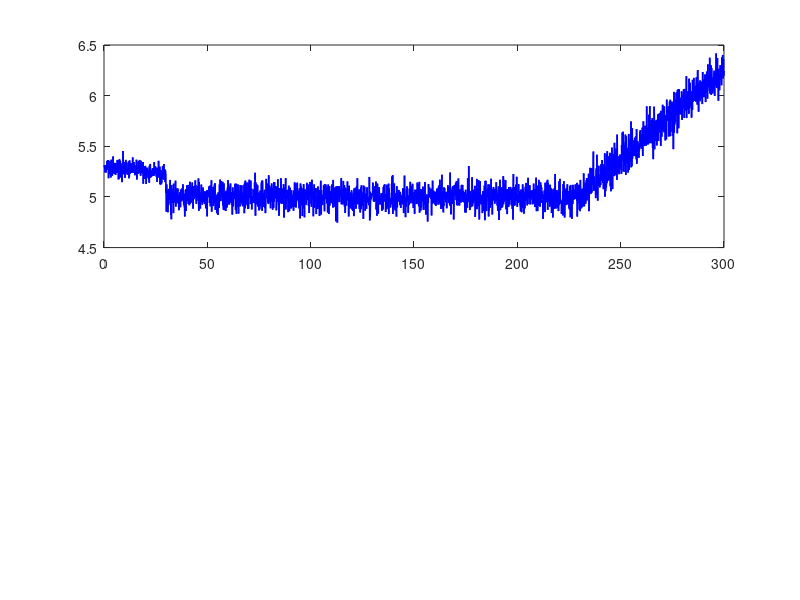

Recreate this plot in MATLAB. (Note: this script raises an error after producing the figure.)
%% PASO 2 (VERSIÓN FINAL CORREGIDA): DETECCIÓN DE FALLAS POR MÉTODO DE UMBRALES
% Sistema de Monitoreo IoT + Edge Computing
% Algoritmo: Rule-Based Detection (Пороговый метод)
% Estado: 0 = Normal, 1 = Alerta (degradación de corriente), 2 = Alarma (crítico)

clear; clc; close all;

%% Parámetros de simulación
t_total = 300;              
dt = 0.1;                   
dt_temp = 1;                
t = 0:dt:t_total;           
t_temp = 0:dt_temp:t_total; 

I_nom = 5.0;    
V_nom = 28.0;   
T_nom = 45.0;   

I_max = 1.5 * I_nom;    
I_min = 0.1 * I_nom;    
T_crit = 85.0;          

% Umbral de alerta para corriente: 20% por encima del valor nominal
I_alerta = I_nom * 1.20;  % 6.0 A

% Umbrales de temperatura
T_alerta = 65.0;           % Umbral de alerta térmica
T_crit = 85.0;             % Umbral de alarma térmica (crítico)

%% Generar datos de corriente (tres fases de la curva de bañera)
fase_I = 1:round(30/dt);
I_faseI = I_nom * 1.06 - 0.002 * t(fase_I) + 0.05 * randn(size(fase_I));

fase_II = (fase_I(end)+1):round(230/dt);
I_faseII = I_nom + 0.08 * randn(size(fase_II));

fase_III = (fase_II(end)+1):length(t);
I_faseIII = I_nom + 0.018 * (t(fase_III) - 230) + 0.1 * randn(size(fase_III));

I_total = [I_faseI, I_faseII, I_faseIII];
V_total = V_nom + 0.5 * randn(size(I_total));

%% Generar datos de temperatura (con falla térmica progresiva)
T_total = T_nom + 1.5 * randn(size(t_temp));
falla_inicio = find(t_temp > 250, 1);
if ~isempty(falla_inicio)
    T_total(falla_inicio:end) = T_total(falla_inicio:end) + 1.2 * (t_temp(falla_inicio:end) - 250);
end

%% === ALGORITMO DE DETECCIÓN POR UMBRALES ===
% Estado: 0 = Normal, 1 = Alerta (degradación temprana de corriente), 2 = Alarma (crítico)

estado = zeros(size(I_total));

for k = 1:length(I_total)
    % Buscar temperatura correspondiente
    [~, idx_temp] = min(abs(t_temp - t(k)));
    temp_actual = T_total(min(idx_temp, length(T_total)));
    
    % === VERIFICAR ALARMA PRIMERO (máxima prioridad) ===
    if I_total(k) > I_max || I_total(k) < I_min || temp_actual > T_crit
        estado(k) = 2;  % Alarma: falla crítica (eléctrica o térmica)
    
    % === VERIFICAR ALERTA (degradación temprana de corriente) ===
    elseif I_total(k) > I_alerta
        estado(k) = 1;  % Alerta: corriente elevada pero sin alcanzar umbral crítico
    
    % === NORMAL ===
    else
        estado(k) = 0;
    end
end

%% Encontrar momentos de detección
idx_alerta_corriente = find(I_total > I_alerta, 1);    % Primera alerta por corriente
idx_alarma_corriente = find(I_total > I_max, 1);       % Primera alarma por corriente
idx_alarma_temp = find(T_total > T_crit, 1);           % Primera alarma por temperatura
idx_alerta_temp = find(T_total > T_alerta, 1);         % Primera alerta por temperatura

%% === FIGURA 1: CORRIENTE + ESTADO ===
figure('Name', 'Detección de Fallas Eléctricas', 'NumberTitle', 'off');

% Subplot 1: Corriente con umbrales
subplot(2,1,1);
plot(t, I_total, 'b', 'LineWidth', 1.2); hold on;
yline(I_max, 'r--', 'I_{max} = 7.5 A (ALARMA)', 'LineWidth', 1.2);
yline(I_alerta, 'y--', 'I_{alerta} = 6.0 A (ALERTA)', 'LineWidth', 1.2);
yline(I_nom, 'g--', 'I_{nom} = 5 A', 'LineWidth', 0.8);

% Marcar puntos de ALERTA (estado 1)
puntos_alerta = estado == 1;
if any(puntos_alerta)
    plot(t(puntos_alerta), I_total(puntos_alerta), 'yo', 'MarkerSize', 4, 'MarkerFaceColor', 'y');
end

% Marcar puntos de ALARMA (estado 2)
puntos_alarma = estado == 2;
if any(puntos_alarma)
    plot(t(puntos_alarma), I_total(puntos_alarma), 'ro', 'MarkerSize', 6, 'LineWidth', 1.5);
end

xlabel('Tiempo (minutos)');
ylabel('Corriente (A)');
title('Detección de fallas eléctricas — Método de umbrales');
legend('Corriente', 'I_{max} (ALARMA)', 'I_{alerta} (ALERTA)', 'I_{nom}', ...
       'ALERTA', 'ALARMA', 'Location', 'best');
grid on;

% Subplot 2: Estado del sistema
subplot(2,1,2);
stairs(t, estado, 'LineWidth', 1.5);
xlabel('Tiempo (minutos)');
ylabel('Estado');
title('Estado del sistema — Monitoreo de corriente');
ylim([-0.2, 2.5]);
yticks([0, 1, 2]);
yticklabels({'Normal (0)', 'Alerta (1)', 'Alarma (2)'});
grid on;

%% === FIGURA 2: TEMPERATURA + ESTADO ===
figure('Name', 'Detección de Sobrecalentamiento', 'NumberTitle', 'off');

% Subplot 1: Temperatura con umbral
subplot(2,1,1);
plot(t_temp, T_total, 'Color', [0.85, 0.33, 0.1], 'LineWidth', 1.5); hold on;
yline(T_crit, 'r--', 'T_{crit} = 85°C (ALARMA)', 'LineWidth', 1.2);
yline(T_alerta, 'y--', 'T_{alerta} = 65°C (ALERTA)', 'LineWidth', 1.2);
yline(T_nom, 'g--', 'T_{nom} = 45°C', 'LineWidth', 0.8);

% Marcar ALERTA térmica
puntos_alerta_temp = T_total > T_alerta & T_total <= T_crit;
if any(puntos_alerta_temp)
    plot(t_temp(puntos_alerta_temp), T_total(puntos_alerta_temp), 'yo', ...
        'MarkerSize', 3, 'MarkerFaceColor', 'y');
end

% Marcar puntos de ALARMA por temperatura
puntos_temp = T_total > T_crit;
if any(puntos_temp)
    plot(t_temp(puntos_temp), T_total(puntos_temp), 'ro', 'MarkerSize', 5, 'LineWidth', 1.2);
end

% Marcar el primer punto de alarma con una X grande
if ~isempty(idx_alarma_temp)
    plot(t_temp(idx_alarma_temp), T_total(idx_alarma_temp), 'rx', ...
        'MarkerSize', 12, 'LineWidth', 2.5);
end

xlabel('Tiempo (minutos)');
ylabel('Temperatura (°C)');
title('Monitoreo de temperatura — Método de umbrales');
legend('Temperatura', 'T_{crit} (ALARMA)', 'T_{alerta} (ALERTA)', 'T_{nom}', ...
       'ALERTA', 'ALARMA', 'Location', 'best');
grid on;

subplot(2,1,2);
estado_temp_grafica = zeros(size(t_temp));
estado_temp_grafica(T_total > T_alerta & T_total <= T_crit) = 1;
estado_temp_grafica(T_total > T_crit) = 2;

stairs(t_temp, estado_temp_grafica, 'LineWidth', 1.5, 'Color', [0.85, 0.33, 0.1]);
xlabel('Tiempo (minutos)');
ylabel('Estado');
title('Estado del sistema — Temperatura');
ylim([-0.2, 2.5]);
yticks([0, 1, 2]);
yticklabels({'Normal (0)', 'Alerta (1)', 'Alarma (2)'});
grid on;

%% === FIGURA 3: PANEL COMPLETO DEL SISTEMA ===
figure('Name', 'Panel Completo del Sistema de Monitoreo', 'NumberTitle', 'off');

% Subplot 1: Corriente + umbrales
subplot(3,1,1);
plot(t, I_total, 'b', 'LineWidth', 1.2); hold on;
yline(I_max, 'r--', 'I_{max}', 'LineWidth', 1);
yline(I_alerta, 'y--', 'I_{alerta}', 'LineWidth', 1);
yline(I_nom, 'g--', 'I_{nom}', 'LineWidth', 0.8);

puntos_alarma = estado == 2;
puntos_alerta_corr = estado == 1;
if any(puntos_alarma)
    plot(t(puntos_alarma), I_total(puntos_alarma), 'ro', 'MarkerSize', 5);
end
if any(puntos_alerta_corr)
    plot(t(puntos_alerta_corr), I_total(puntos_alerta_corr), 'yo', 'MarkerSize', 4, 'MarkerFaceColor', 'y');
end

xlabel('Tiempo (min)'); ylabel('Corriente (A)');
title('Monitoreo de Corriente');
legend('I', 'I_{max}', 'I_{alerta}', 'I_{nom}', 'ALARMA', 'ALERTA', 'Location', 'best');
grid on;

% Subplot 2: Temperatura + umbral
subplot(3,1,2);
plot(t_temp, T_total, 'Color', [0.85, 0.33, 0.1], 'LineWidth', 1.2); hold on;
yline(T_crit, 'r--', 'T_{crit}', 'LineWidth', 1);
yline(T_alerta, 'y--', 'T_{alerta}', 'LineWidth', 1);
puntos_alarma_t = T_total > T_crit;
puntos_alerta_t = T_total > T_alerta & T_total <= T_crit;
if any(puntos_alarma_t)
    plot(t_temp(puntos_alarma_t), T_total(puntos_alarma_t), 'ro', 'MarkerSize', 4);
end
if any(puntos_alerta_t)
    plot(t_temp(puntos_alerta_t), T_total(puntos_alerta_t), 'yo', 'MarkerSize', 3, 'MarkerFaceColor', 'y');
end
xlabel('Tiempo (min)'); ylabel('Temperatura (°C)');
title('Temperatura');
legend('T', 'T_{crit}', 'T_{alerta}', 'ALARMA', 'ALERTA', 'Location', 'best');
grid on;

% Subplot 3: Estado combinado del sistema
subplot(3,1,3);
stairs(t, estado, 'LineWidth', 1.5);
xlabel('Tiempo (min)'); ylabel('Estado');
title('Estado del Sistema de Monitoreo');
ylim([-0.2, 2.5]);
yticks([0, 1, 2]);
yticklabels({'Normal (0)', 'Alerta (1)', 'Alarma (2)'});
grid on;

%% === REPORTE DE RESULTADOS ===
fprintf('\n========== REPORTE DE DETECCIÓN ==========\n');
fprintf('Tiempo total de simulación: %d minutos\n', t_total);
fprintf('\nUmbrales configurados:\n');
fprintf('  - I_nom    = %.1f A (Corriente nominal)\n', I_nom);
fprintf('  - I_alerta = %.1f A (Umbral de alerta, +20%%) → ALERTA\n', I_alerta);
fprintf('  - I_max    = %.1f A (Umbral de cortocircuito) → ALARMA\n', I_max);
fprintf('  - I_min    = %.1f A (Umbral de circuito abierto) → ALARMA\n', I_min);
fprintf('  - T_crit   = %.1f °C (Umbral de sobrecalentamiento) → ALARMA\n', T_crit);

if ~isempty(idx_alerta_corriente)
    fprintf('\n⚠️  ALERTA por corriente elevada: t = %.1f min (I = %.2f A)\n', ...
        t(idx_alerta_corriente), I_total(idx_alerta_corriente));
end

if ~isempty(idx_alarma_corriente)
    fprintf('🚨 ALARMA por cortocircuito: t = %.1f min (I = %.2f A)\n', ...
        t(idx_alarma_corriente), I_total(idx_alarma_corriente));
    if ~isempty(idx_alerta_corriente)
        ventana = t(idx_alarma_corriente) - t(idx_alerta_corriente);
        fprintf('   → Ventana de advertencia: %.1f min entre ALERTA y ALARMA\n', ventana);
    end
end

if ~isempty(idx_alarma_temp)
    fprintf('🚨 ALARMA por sobrecalentamiento: t = %.1f min (T = %.1f °C)\n', ...
        t_temp(idx_alarma_temp), T_total(idx_alarma_temp));
end

fprintf('\nDistribución de estados:\n');
fprintf('  NORMAL: %d puntos (%.1f%%)\n', sum(estado==0), 100*sum(estado==0)/length(estado));
fprintf('  ALERTA: %d puntos (%.1f%%)\n', sum(estado==1), 100*sum(estado==1)/length(estado));
fprintf('  ALARMA: %d puntos (%.1f%%)\n', sum(estado==2), 100*sum(estado==2)/length(estado));
fprintf('============================================\n');

disp('✅ Simulación completada exitosamente.');
